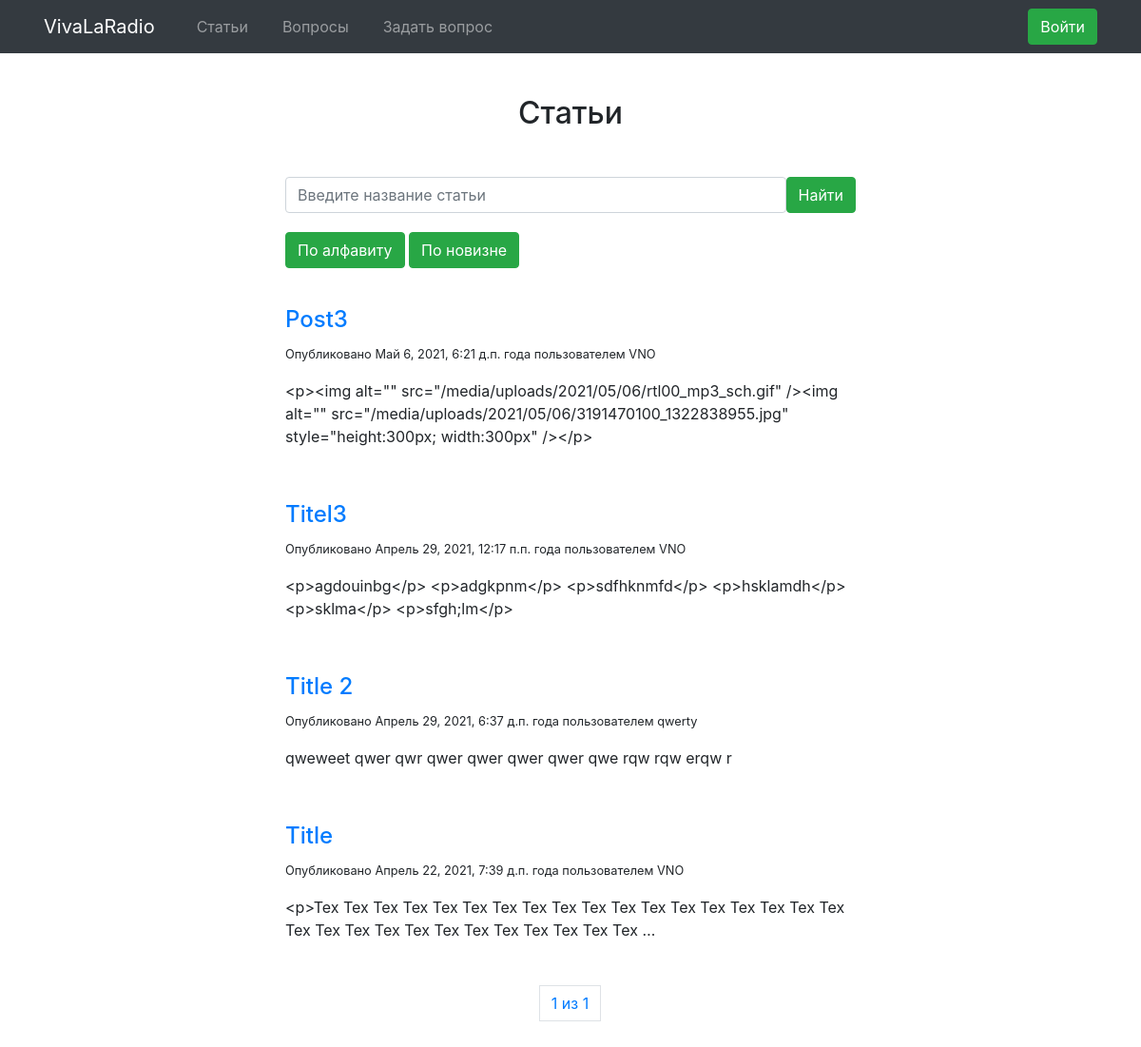
The page / on the database its author committed.
### blog/models.py (models this page shows, shortened)
class Post(models.Model):
    STATUS_CHOICES = (
        ('draft', 'Draft'),
        ('published', 'Published'),
    )
    title = models.CharField(max_length=250)
    slug = models.SlugField(max_length=250, unique_for_date='publish')
    author = models.ForeignKey(User, related_name='blog_posts', on_delete=models.CASCADE)
    body = RichTextUploadingField()
    publish = models.DateTimeField(default=timezone.now)
    created = models.DateTimeField(auto_now_add=True)
    updated = models.DateTimeField(auto_now=True)
    status = models.CharField(max_length=10, choices=STATUS_CHOICES, default='draft')
    class Meta:
        ordering = ('-publish',)
    def get_absolute_url(self):
        return reverse('blog:post_detail',
                       args=[self.publish.year,
                             self.publish.strftime('%m'),
                             self.publish.strftime('%d'),
                             self.slug])

### blog/views.py (the view)
# urls.py: url(r'^$', views.PostListView.as_view(), name='post_list'),
class PostListView(ListView):
    queryset = Post.objects.all()
    context_object_name = 'posts'
    paginate_by = 10
    template_name = 'blog/post/list.html'

### templates/blog/post/list.html
{% extends "../../base.html" %}
{% block content %}
<h2>Статьи</h2>
<div class="content">
  <div class="components">
    <div class="search">
      <div class="input-group">
        <input type="search" class="form-control rounded" placeholder="Введите название статьи" aria-label="Search"
          aria-describedby="search-addon" />
        <button type="button" class="btn btn-success">Найти</button>
      </div>
    </div>
    <div class="filters">
      <button type="button" class="btn btn-success">По алфавиту</button>
      <button type="button" class="btn btn-success">По новизне</button>
    </div>
  </div>
    {% for post in posts %}
        <div class="article scale">
            <a href="{{ post.get_absolute_url }}"><h4>{{ post.title }}</h4></a>
            <small>Опубликовано {{ post.publish }} года пользователем {{ post.author }}</small>
            <p>{{ post.body|truncatewords:30|linebreaks }}</p>
        </div>
    {% endfor %}
    {% include "../../includes/pagination.html" with page=page_obj %}
</div>
{% endblock %}

### templates/base.html (shortened to what this page needs)
{% load static %}
<!DOCTYPE HTML>
<html lang="ru">
    <head>
    <link rel="stylesheet" href="{% static 'css/style.css' %}">
    <link rel="stylesheet" href="https://stackpath.bootstrapcdn.com/bootstrap/4.2.1/css/bootstrap.min.css">
<body>
<div id="content">
    {% include "includes/menu.html" %}
    {% block content %}
    {% endblock %}
</div>
</body>
</html>

### templates/includes/menu.html (shortened to what this page needs)
<nav class="navbar navbar-expand-lg navbar-dark bg-dark fixed-top">
  <a class="navbar-brand" href="#" >VivaLaRadio</a>
  <div class="collapse navbar-collapse" id="navbarSupportedContent">
    <ul class="navbar-nav mr-auto">
      <li class="nav-item">
        <a class="nav-link " href="/">Статьи</a>
      </li>
      <li class="nav-item">
        <a class="nav-link" href="/questions/">Вопросы</a>
      </li>
      <li class="nav-item">
        <a class="nav-link" href="/questions/ask">Задать вопрос</a>
      </li>
    </ul>
    <form class="form-inline my-2 my-lg-0">
      <a class="btn btn-success my-2 my-sm-0" href="{% url 'login' %}">Войти</a>
    </form>
  </div>
</nav>

### templates/includes/pagination.html (shortened to what this page needs)
<nav aria-label="Page navigation example">
  <ul class="pagination justify-content-center">
    <li class="page-item"><a class="page-link" href="#">{{ page.number }} из {{ page.paginator.num_pages }}</a></li>
  </ul>
</nav>

### static/css/style.css (style rules this page uses)
.navbar-brand { padding-left: 30px; }
.nav-item { padding-left: 20px; }
.form-inline { padding-right: 30px; }
.content { margin:0% 25% 0% 25%; width:50%; }
.article { padding-top: 40px; }
.search { padding-top: 40px; }
.filters { padding-top: 20px; }
.pagination { padding-top: 30px; padding-bottom: 50px; }
h2 { padding-top: 100px; text-align: center; }
.scale { transition: 0.7s; }

### rows shown on the page
Post: title "Post3", publish "Май 6, 2021, 6:21 д.п.", author "VNO", body "<p><img alt=\"\" src=\"/media/uploads/2021/05/06/rtl00_mp3_sch.gif\" /><img alt=\"\" src=\"/media/uploads/2021/05/06/3191470100_1322838955.jpg\" style=\"height:300px; width:300px\" /></p>"
Post: title "Titel3", publish "Апрель 29, 2021, 12:17 п.п.", author "VNO", body "<p>agdouinbg</p> <p>adgkpnm</p> <p>sdfhknmfd</p> <p>hsklamdh</p> <p>sklma</p> <p>sfgh;lm</p>"
Post: title "Title 2", publish "Апрель 29, 2021, 6:37 д.п.", author "qwerty", body "qweweet qwer qwr qwer qwer qwer qwer qwe rqw rqw erqw r"
Post: title "Title", publish "Апрель 22, 2021, 7:39 д.п.", author "VNO", body "<p>Tex Tex Tex Tex Tex Tex Tex Tex Tex Tex Tex Tex Tex Tex Tex Tex Tex Tex Tex Tex Tex Tex Tex Tex Tex Tex Tex Tex Tex Tex …"

### other values the page prints
{{ page.number }} "1"
{{ page.paginator.num_pages }} "1"
